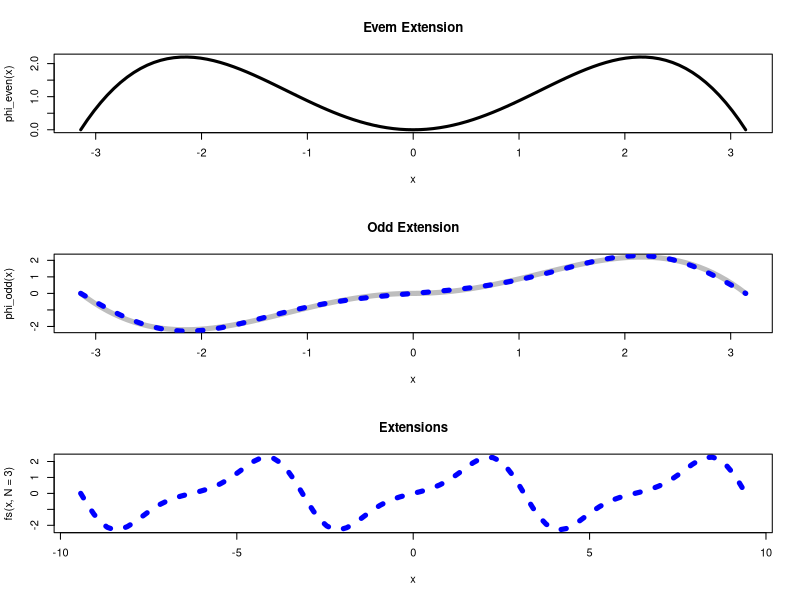

This chart was generated by the following R code:
# 2
phi <- function(x) x^2 * cos(x/2)
phi_even <- function(x) phi(x)
phi_odd <- function(x) ifelse(x > 0, phi(x), -phi(-x))

B <- function(n,d,x) {
  ( cos(d*x) * (2-(d*d*x*x)) + 2*(d*x)*sin(d*x) ) / (d^3 * 2*pi)
}

bn <- function(n) {
  a <- .5 + n
  b <- .5 - n
  B(n,a,-pi) - B(n,b,-pi) - B(n,a,0) + B(n,b,0) +
  B(n,a,pi) - B(n,b,pi) - B(n,a,0) + B(n,b,0)
}

fs <- function(x,N=1e5) {
  n <- 1:N
  #Bn <- bn(n)
  a <- .5 + n
  b <- .5 - n
  Bn <- 2*( (a^-2 - b^-2)*(-1)^n - (a^-3 - b^-3)/pi )

  if (length(x) == 1) {
    sum( Bn * sin(n*x) )
  } else {
    J <- length(x)
    apply(matrix(1:J),1,function(j)
      sum( Bn * sin(n*x[j]) )
    )
  }
}


par(mfrow=c(3,1))
curve(phi_even(x),from=-pi,to=pi,main="Evem Extension",lwd=3)
curve(phi_odd(x),from=-pi,to=pi,main="Odd Extension",lwd=5,col="grey")
curve(fs(x,N=3),add=T,col="blue",lwd=5,lty=3)
curve(fs(x,N=3),from=-3*pi,to=3*pi,col="blue",lwd=5,lty=3,main="Extensions")
par(mfrow=c(1,1))

